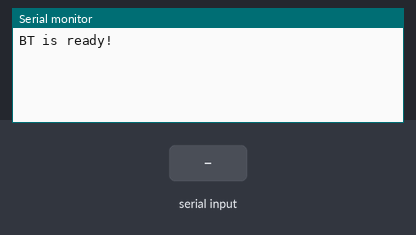
The sketch below on a simulated Arduino Uno, built with avr-gcc and run on an emulated ATmega328P. On the bench: the last lines printed to the serial monitor. The test bench sets the inputs (shaded band).

Above: at 1.2 s.
1.3 s: "1" received over the second serial link
At 2.4 s:
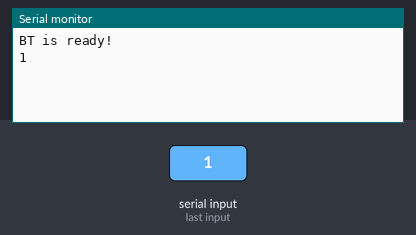
2.8 s: "0" received over the second serial link
At 3.5 s:
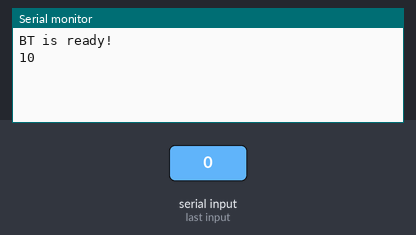

The sketch:

bluetooth.ino
```cpp
#include <SoftwareSerial.h>
//bluetooth pin code
SoftwareSerial MyBlue(8, 9); // RX | TX
//the char bluetooth read
String val;
void setup() {
  //set bluetooth to get signal
  Serial.begin(9600);
  Serial.println("BT is ready!");
  MyBlue.begin(9600);
}

void loop() {

  if (MyBlue.available()) {
    Serial.write(MyBlue.read());
  }
  if (Serial.available()) {
    MyBlue.write(Serial.read());
  }
  /*
  if (Serial.available()) {
    val = Serial.read();
    MyBlue.print(val);
  }

  // 若收到藍牙模組的資料，則送到「序列埠監控視窗」
  if (MyBlue.available()) {
    val = MyBlue.read();
    Serial.print(val);
  }
  */
}
```

Measured:
- after the input at 1.3 s, the serial monitor: prints a new line at once (image 1)
- after the input at 2.8 s, the serial monitor: prints a new line at once (image 2)
